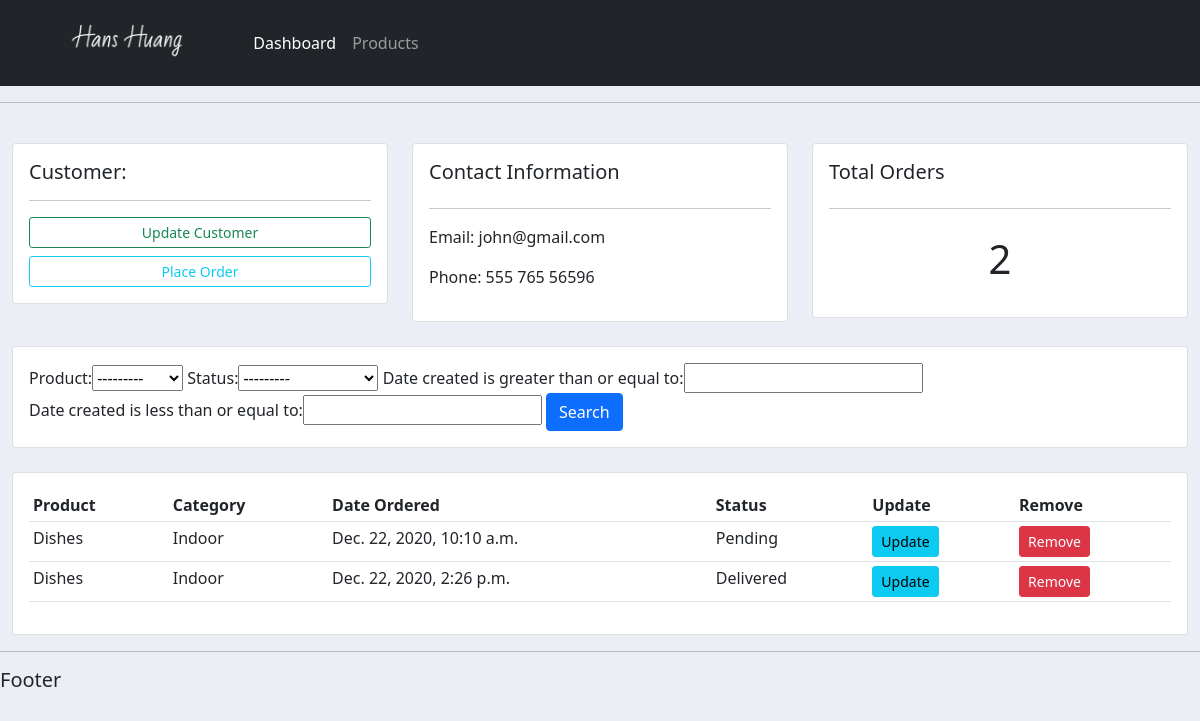
/customer/1, run on an earlier commit of the app's database.
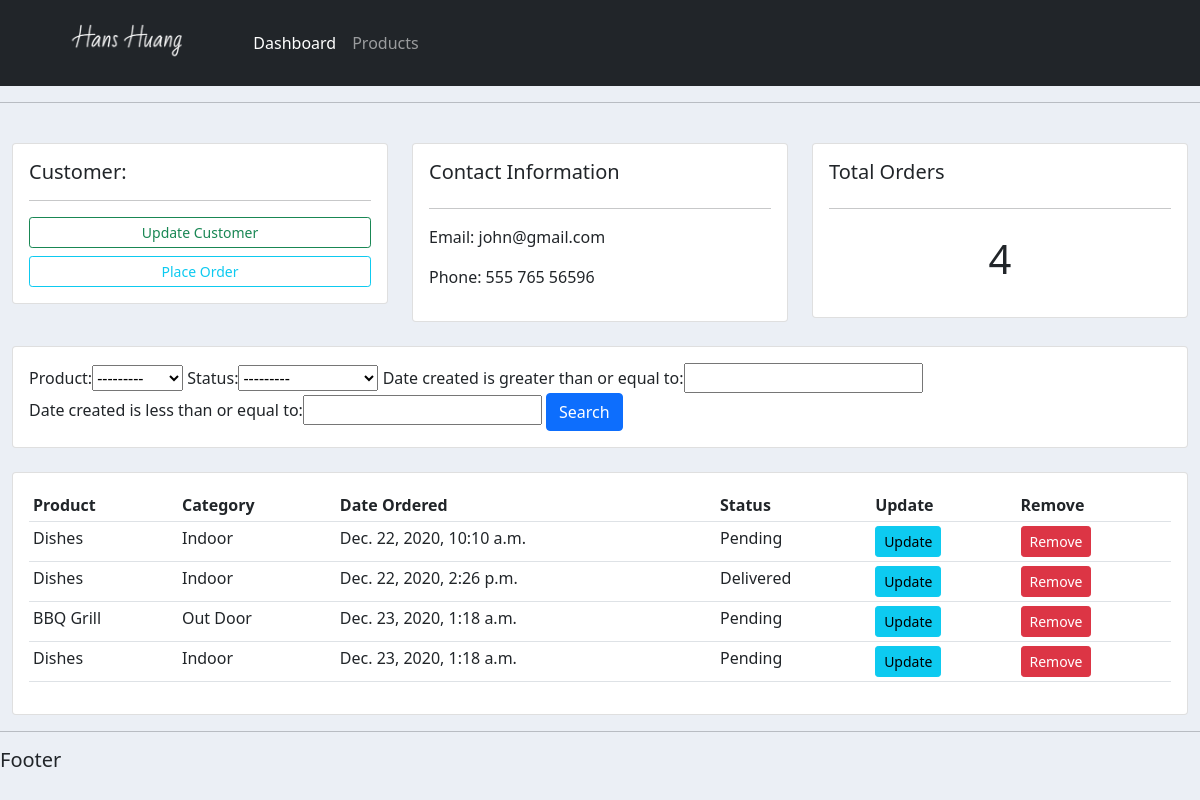
And on a later commit of the database.
### accounts/models.py (models this page shows, shortened)
class Order(models.Model):
    STATUS = (
        ('Pending', 'Pending'),
        ('Out for delivery', 'Out for delivery'),
        ('Delivered', 'Delivered'),
    )
    customer = models.ForeignKey(Customer, null=True, on_delete=models.SET_NULL)
    product = models.ForeignKey(Product, null=True, on_delete=models.SET_NULL)
    date_created = models.DateTimeField(auto_now_add=True, null=True)
    status = models.CharField(max_length=200, null=True, choices=STATUS)

class Product(models.Model):
    CATEGORY = (
        ('Indoor', 'Indoor'),
        ('Out Door', 'Out Door'),
    )
    name = models.CharField(max_length=200, null=True)
    price = models.FloatField(null=True)
    category = models.CharField(max_length=200, null=True, choices=CATEGORY)
    description = models.CharField(max_length=200, null=True, blank=True)
    date_created = models.DateTimeField(auto_now_add=True, null=True)
    tags = models.ManyToManyField(Tag)
    def __str__(self):
        return self.name

### accounts/views.py (the view)
# urls.py: path('customer/<str:pk>', views.customer, name='customer'),
def customer(request, pk):
    customer = Customer.objects.get(pk=pk)
    orders = customer.order_set.all()
    order_count = orders.count()
    my_filter = OrderFilter(request.GET, queryset=orders)
    orders = my_filter.qs
    context = {
        'customer': customer,
        'orders': orders,
        'order_count': order_count,
        'my_filter': my_filter,
    }
    return render(request, 'accounts/customer.html', context)

### accounts/templates/accounts/customer.html
{% extends 'base.html' %}
{% block content %}
    <br>
    <div class="row">
        <div class="col-md">
            <div class="card">
                <div class="card-body">
                    <h5>Customer:</h5>
                    <hr>
                    <div class="d-grid gap-2">
                        <a class="btn btn-outline-success btn-sm" href="">Update Customer</a>
                        <a class="btn btn-outline-info btn-sm" href="{% url 'create_order' customer.pk %}">Place Order</a>
                    </div>
                </div>
            </div>
        </div>
        <div class="col-md">
            <div class="card card-body">
                <h5>Contact Information</h5>
                <hr>
                <p>Email: {{ customer.email }}</p>
                <p>Phone: {{ customer.phone }}</p>
            </div>
        </div>
        <div class="col-md">
            <div class="card card-body">
                <h5>Total Orders</h5>
                <hr>
                <h1 style="text-align: center;padding: 10px">{{ order_count }}</h1>
            </div>
        </div>
    </div>
    <br>
    <div class="row">
        <div class="col">
            <div class="card card-body">
                <form method="get">
                    {{ my_filter.form }}
                    <button class="btn btn-primary" type="submit">Search</button>
                </form>
            </div>
        </div>
    </div>
    <br>
    <div class="row">
        <div class="col-md">
            <div class="card card-body">
                <table class="table table-sm">
                    <tr>
                        <th>Product</th>
                        <th>Category</th>
                        <th>Date Ordered</th>
                        <th>Status</th>
                        <th>Update</th>
                        <th>Remove</th>
                    </tr>
                    {% for order in orders %}
                        <tr>
                            <td>{{ order.product }}</td>
                            <td>{{ order.product.category }}</td>
                            <td>{{ order.date_created }}</td>
                            <td>{{ order.status }}</td>
                            <td><a href="{% url 'update_order' order.pk %}" class="btn btn-sm btn-info">Update</a> </td>
                            <td><a href="{% url 'delete_order' order.pk %}" class="btn btn-sm btn-danger">Remove</a> </td>
                        </tr>
                    {%  endfor %}
                </table>
            </div>
        </div>
    </div>
{% endblock %}

What changed in the data, as far as the page shows it:
added Order: product "BBQ Grill", product.category "Out Door", date_created "Dec. 23, 2020, 1:18 a.m.", status "Pending"
added Order: product "Dishes", product.category "Indoor", date_created "Dec. 23, 2020, 1:18 a.m.", status "Pending"
Also different on the page:
{{ order_count }}: "2" → "4"
